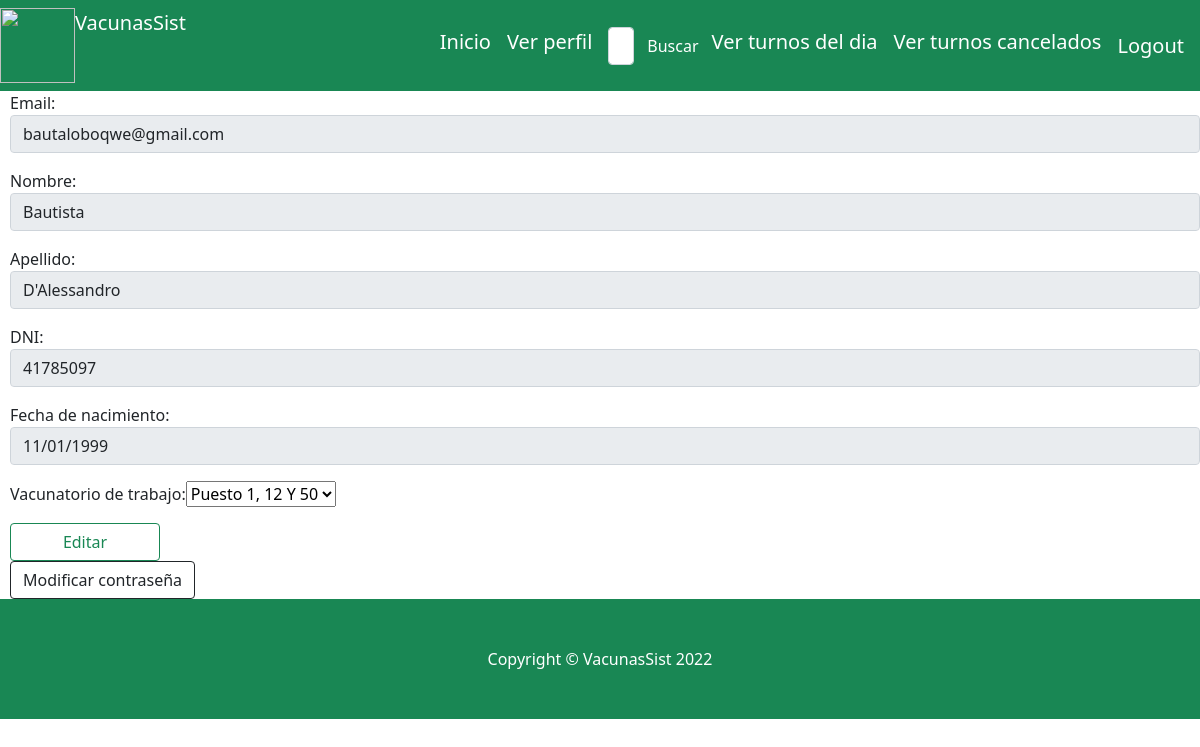
The page /verPerfil (signed in) on the database its author committed.
### website/models.py (models this page shows)
class Usuario(AbstractBaseUser):
    username =models.CharField('Nombre de usuario', unique=True, max_length=100)
    email = models.EmailField('Correo electrónico', max_length=254, unique=True)
    nombre = models.CharField('Nombre', max_length=254)
    apellido = models.CharField('apellido', max_length=254)
    dni=models.IntegerField(help_text="DNI de la persona", unique=True)
    fecha_nacimiento= models.DateField(help_text="Fecha de nacimiento de la persona")
    residencia = models.TextField(help_text="Descripción de la tarea", null=True)
    vacunatorio_preferencia =models.ForeignKey(Vacunatorio, on_delete=models.CASCADE,null=True)
    fecha_creacion = models.DateTimeField(auto_now_add=True)
    identidad_verificada=models.BooleanField(default=False)
    es_vacunador = models.BooleanField(default=False)
    es_administrador = models.BooleanField(default=False)
    telefono = models.IntegerField(blank=True, null=True)
    direccion = models.CharField(max_length=15, null=True)
    objects= UsuarioManager()
    USERNAME_FIELD = 'username'
    REQUIRED_FIELDS = ['email','nombre', 'apellido','dni', 'fecha_nacimiento']

### website/views.py (the view)
# urls.py: path('verPerfil', views.verPerfil, name="verPerfil"),
def verPerfil(request):
    id_usuario=request.user.id
    try:
        usuario= Usuario.objects.get(id=id_usuario)
        if request.method=="POST":
            print('es un poist  ')
            verificado=False
            print(usuario.identidad_verificada)
            if(usuario.identidad_verificada==True):
                        print('entre312321')
                        verificado=True
                        print(verificado)
            if(usuario.es_vacunador==True):
                usuario_form =UpdateVacunadorAdministradorForm(request.POST, instance = usuario)
            else:
                usuario_form =UpdateUsuarioForm(request.POST, instance = usuario)
                print('no es vacunador)')
            if usuario_form.is_valid():
                print('antes de guardar datos1')
                try:
                    print('antes de guardar datos')
                    print(usuario_form.fields['identidad_verificada'])
                    usuario_form.save()
                    print(verificado)
                    if(verificado):
                        usuario.identidad_verificada=True
                        usuario.save()
                    print('en guardar datos')
                    messages.success(request, 'Perfil actualizado correctamente')
                    return redirect('index')
                except Exception as e:
                    print('esta excepcion correct')
                    print(e)
                    messages.error(request, 'Su perfil no se ha actualizado.')
                    return render(request, 'website/index.html')
            else:
                messages.error(request,'El nombre de usuario debe ser único, por favor ingrese otro.')
                return render(request, 'website/index.html')
        else:
            id_usuario=request.user.id
            mismoUsuario= (id_usuario == usuario.id)
            print("1")
            if(usuario.es_vacunador==True or usuario.es_administrador==True):
                usuario_form=UpdateVacunadorAdministradorForm(instance = usuario)
                if(usuario.es_administrador==True):
                    print("administrador")
                    usuario_form=usuario_form.deshabilitarCamposAdministrador()
                else:
                    print("vacunador")
                    usuario_form=usuario_form.deshabilitarCampos()
                return render(request, "website/ver_perfil_vacunador.html",{ 'usuario_form':usuario_form, 'id_usuario':id_usuario,'mismoUsuario':mismoUsuario, 'busqueda': False})
            else:
                usuario_form=UpdateUsuarioForm(instance = usuario)
                usuario_form=usuario_form.deshabilitarCampos(usuario.identidad_verificada)
        return render(request, "website/verPerfil.html",{ 'usuario_form':usuario_form, 'id_usuario':id_usuario, 'mismoUsuario':mismoUsuario})
    except Exception as e:
            print(repr(e))

### website/forms.py (called while the page is built)
    def deshabilitarCampos(self):
            self.fields['dni'].widget.attrs.update({'readonly': True})
            self.fields['email'].widget.attrs.update({'readonly': True})
            self.fields['fecha_nacimiento'].widget.attrs.update({'readonly': True})
            self.fields['nombre'].widget.attrs.update({'readonly': True})
            self.fields['apellido'].widget.attrs.update({'readonly': True})
            return self

### website/models.py (called while the page is built)
    def __str__(self):
           return self.nombre + self.ubicacion

### website/templates/website/ver_perfil_vacunador.html (shortened to what this page needs)
{% extends "website/layout.html" %}
{% block body %}
<div style="margin-left: 10px; ">
    <form method="post">
        <div class="form-group">
          <p>Email: {{usuario_form.email}}</p>
          <p>Nombre:{{usuario_form.nombre}}</p>
          <p>Apellido:{{usuario_form.apellido}}</p>
          <p>DNI:{{usuario_form.dni}}</p>
          <p>Fecha de nacimiento:{{usuario_form.fecha_nacimiento}}</p>
          <p>Vacunatorio de trabajo:{{usuario_form.vacunatorio_preferencia}}</p>
          {% if not busqueda%}
          <input  class="btn btn-outline-success"  type="submit" value="Editar" style="width: 150px;">
          {% endif%}
          {% if mismoUsuario %}
            <div class="nav-item"><a class="btn btn-outline-dark mt-auto" href="{% url 'modificar_password' %}">Modificar contraseña</a></div>
          {% endif%}
        </div>
      </form>
    </div>
{% endblock %}

### rows shown on the page
Usuario: email "bautaloboqwe@gmail.com", nombre "Bautista", apellido "D'Alessandro", dni "41785097", fecha_nacimiento "11/01/1999", vacunatorio_preferencia "Puesto 1, 12 Y 50"
